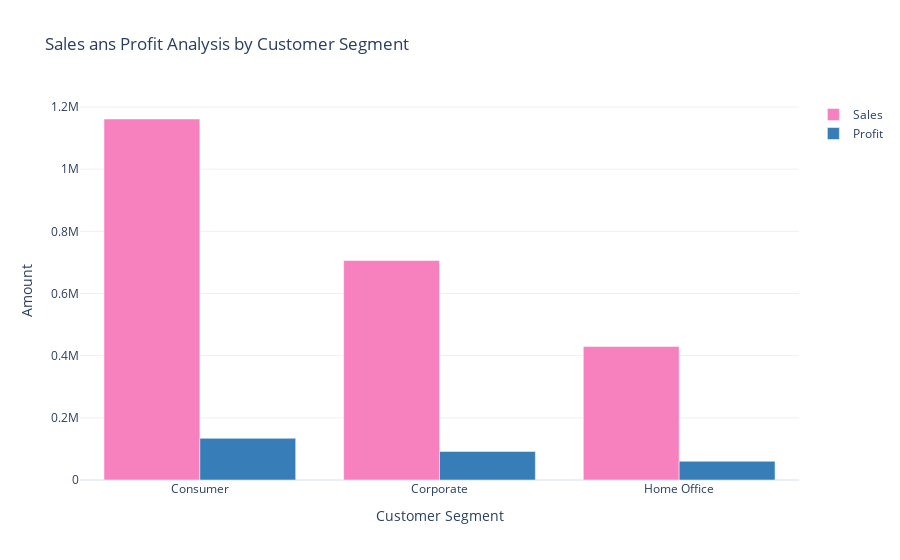

Notebook cell for this chart:
### Code cell
sales_profit_by_segment = data.groupby('Segment').agg({'Sales':'sum', 'Profit':'sum'}).reset_index()

color_palette = colors.qualitative.Set1

fig = go.Figure()
fig.add_trace(go.Bar(x=sales_profit_by_segment['Segment'],
                    y = sales_profit_by_segment['Sales'],
                    name = 'Sales',
                    marker_color = color_palette[7]))
fig.add_trace(go.Bar(x = sales_profit_by_segment['Segment'],
                    y = sales_profit_by_segment['Profit'],
                    name = 'Profit',
                    marker_color = color_palette[1]))


fig.update_layout(title = 'Sales ans Profit Analysis by Customer Segment',
                 xaxis_title = 'Customer Segment', yaxis_title = 'Amount')

fig.show()

### Figure 1 — Plotly figure (JSON) as saved in the notebook; plotly's stock layout.template omitted (floating-point values rounded to 4 significant figures)
{"data": [{"marker": {"color": "rgb(247,129,191)"}, "name": "Sales", "type": "bar", "x": ["Consumer", "Corporate", "Home Office"], "y": [1161000.0, 706100.0, 429700.0]}, {"marker": {"color": "rgb(55,126,184)"}, "name": "Profit", "type": "bar", "x": ["Consumer", "Corporate", "Home Office"], "y": [134100.0, 91980.0, 60300.0]}], "layout": {"autosize": true, "title": {"text": "Sales ans Profit Analysis by Customer Segment"}, "xaxis": {"autorange": true, "range": [-0.5, 2.5], "title": {"text": "Customer Segment"}, "type": "category"}, "yaxis": {"autorange": true, "range": [0, 1223000.0], "title": {"text": "Amount"}, "type": "linear"}}}
